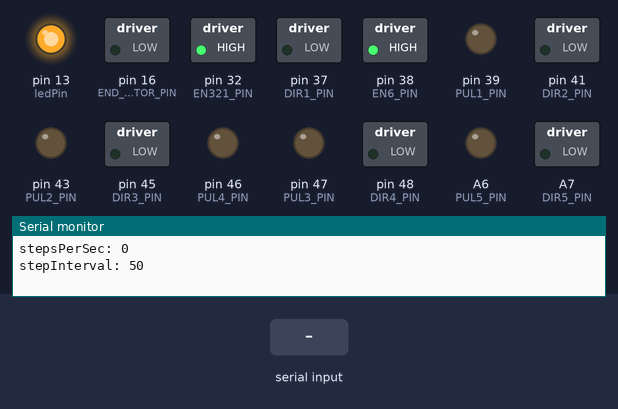
A sketch run on a simulated Arduino Mega 2560, built for the host (arithmetic inside an expression is 32-bit, double 64-bit). Parts: switched loads named in the sketch (green lamp = pin HIGH), output pins drawn as LEDs (lit = HIGH), the last lines printed to the serial monitor. The inputs (shaded band) are chosen by the test bench.

Above: at 1.2 s.
1.3 s: "m,1\n" received over Serial
At 4.1 s:
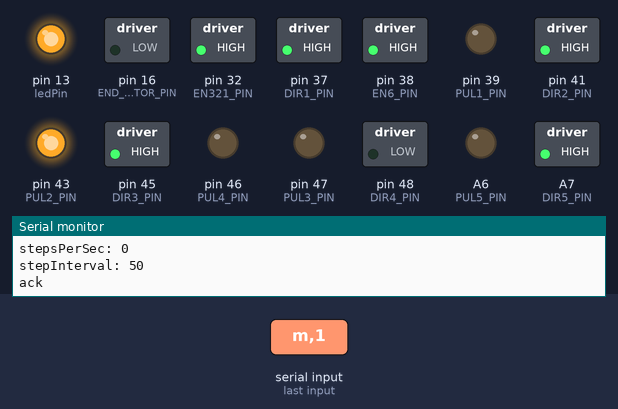
4.3 s: "m,150\n" received over Serial
At 4.8 s:
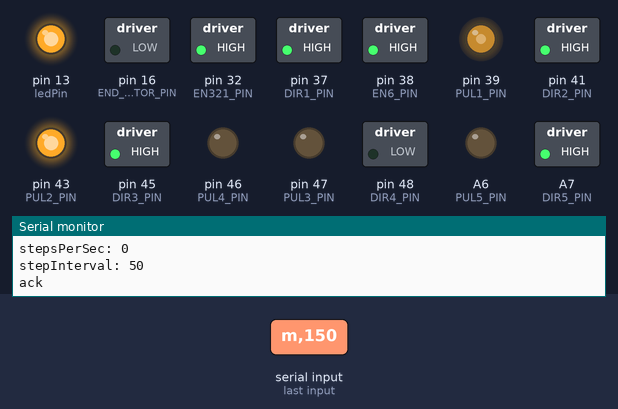
5.8 s: "g,1\n" received over Serial
At 7.6 s:
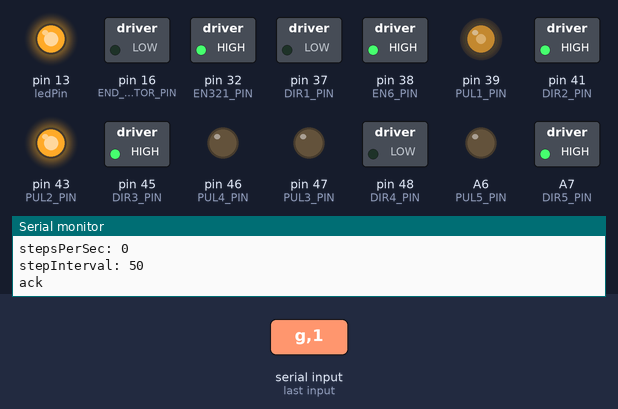
8.8 s: "g,150\n" received over Serial
At 10.2 s:
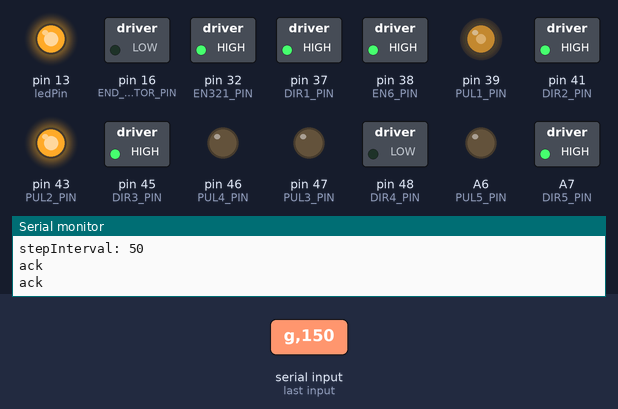
Timing chart, 0 to 11.6 s (numbered marks = the images above; inputs shaded):
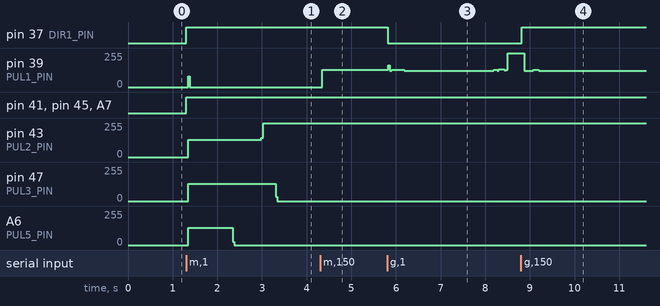

Measured:
- after the input at 1.3 s, pin 37 (DIR1_PIN): LOW → HIGH at once; pin 39 (PUL1_PIN): 0/255 → 79/255 at once, → 0/255 0.04 s later
- after the input at 4.3 s, pin 39 (PUL1_PIN): 0/255 → 128/255 after 0.05 s
- after the input at 5.8 s, pin 37 (DIR1_PIN): HIGH → LOW at once
- after the input at 8.8 s, pin 37 (DIR1_PIN): LOW → HIGH at once; pin 39 (PUL1_PIN): 255/255 → 123/255 after 0.07 s, → 129/255 0.20 s later, → 123/255 0.12 s later

The sketch:

smallrobot_control.ino.ino
```cpp
// 0.00  0.01  0.46  3.14  2.04 -1.57

// #include <math.h>
//#include <SoftwareSerial.h>

//#define PI 3.1415926535897932384626433832795

// kk-p20/15
#define END_EFFECTOR_PIN 16
//driver for the axis 1
#define PUL1_PIN 39
#define DIR1_PIN 37
//driver for the axis 2
#define PUL2_PIN 43
#define DIR2_PIN 41
//driver for the axis 3
#define PUL3_PIN 47
#define DIR3_PIN 45
//driver for the axis 4
#define PUL4_PIN 46
#define DIR4_PIN 48
//driver for the axis 5
#define PUL5_PIN A6
#define DIR5_PIN A7
//driver for the axis 6
#define PUL6_PIN A0
#define DIR6_PIN A1

//enable pin for the axis 3, 2 and 1
#define EN321_PIN 32
#define EN4_PIN A8
#define EN5_PIN A2
#define EN6_PIN 38

// rest pose (power off) of the robot arm.
float curPos1 = 0.0;
float curPos2 = -78.51;
float curPos3 = 73.90;
float curPos4 = 0.0;
float curPos5 = -90.0;
float curPos6 = 0.0;
// float Ji[6] = { curPos1, curPos2, curPos3, curPos4, curPos5, curPos6 };  //{x, y, z, ZYZ Euler angles} home position

// Motor step direction flags
volatile bool dir1 = false;
volatile bool dir2 = false;
volatile bool dir3 = false;
volatile bool dir4 = false;
volatile bool dir5 = false;
volatile bool dir6 = false;

// Motor pulsing flags
volatile bool PULstat1 = false;
volatile bool PULstat2 = false;
volatile bool PULstat3 = false;
volatile bool PULstat4 = false;
volatile bool PULstat5 = false;
volatile bool PULstat6 = false;

//robot geometry
/*
360.0 / 200.0 / 32.0 calculates the degrees per microstep of the motor itself.
4.8: The division by 4.8 indicates that the motor's output is being further reduced by a gear system.
This means that for every 4.8 rotations of the motor, the output shaft of the gear system rotates once.
So, the 4.8 is a ratio. in essence, it calculates the degrees of rotation of the final output shaft per microstep, considering the gear reduction.
*/
// the motors are 200 steps /rev (50 teeth*4phase), microstepping=32
const double dl1 = 360.0 / 200.0 / 32.0 / 4.8;  // 4.8 is gear ratio
const double dl2 = 360.0 / 200.0 / 32.0 / 4.0;
const double dl3 = 360.0 / 200.0 / 32.0 / 5.0;
const double dl4 = 360.0 / 200.0 / 32.0 / 2.8;
const double dl5 = 360.0 / 200.0 / 32.0 / 2.1;
const double dl6 = 360.0 / 200.0 / 32.0 / 1.0;
// Target joint positions
volatile float targetPos1 = 0.0;
volatile float targetPos2 = 0.0;
volatile float targetPos3 = 0.0;
volatile float targetPos4 = 0.0;
volatile float targetPos5 = 0.0;
volatile float targetPos6 = 0.0;

// Stepping enable flag
volatile bool stepping = false;
volatile bool lastSteppingState = false;
// String dataIn = ""; //variable to store the bluetooth command
// int index = 0; //index corresonding to the robot position
// float Joint1[50], Joint2[50], Joint3[50], Joint4[50], Joint5[50], Joint6[50], MaxSpeed[50], InSpeed[50], FinSpeed[50];
const uint8_t ledPin = 13;  // the LED is connected to digital pin 13

float X[6] = { 0.00, 0.00, 0.00, 0.00, 0.00, 0.00 };
float velG = 0;

// float* splitStringToFloatArray(char* str);
const int MAX_INPUT_SIZE = 100;  // Adjust as needed
char inputBuffer[MAX_INPUT_SIZE];
int inputIndex = 0;

float* splitStringToFloatArray(char* str) {
  static float arr[6];
  int count = 0;
  char* token = strtok(str, ",");

  while (token != NULL && count < 6) {
    arr[count++] = atof(token);
    token = strtok(NULL, ",");
  }

  // If there were less than 6 values, fill the rest with 0.0
  while (count < 6) {
    arr[count++] = 0.0;
  }

  return arr;
}

#include <TimerOne.h>
volatile unsigned long lastStepTime = 0;  // Last time step was made
// if we want a joint rotate 60 degrees per sec, 60 * 60/360 = 10rpm.
const unsigned int desiredRpm = 10;
float stepsPerRev = 360 / dl1;
// 1. convert RPM to revolutions per sec
const float rps = desiredRpm / 60;
// 2. calcuate total step per second
unsigned long stepsPerSec = stepsPerRev * rps;
// 3. calcuate pulse interval in ms
unsigned int pulseInterval = 150; // 1000000 * 1 / stepsPerSec;  // in micro sec.
unsigned int stepInterval = pulseInterval / 3;          // in us, ISR timer interrupt freq to be at least 100 time higher than the pulse rate.
// const int stepsPerRevolution = 200;                                                 // Number of steps per motor revolution
// const int microsteps = 16;                                                          // Number of microsteps per full step
// const float gearRatio = 4.8;                                                        // Gear ratio
unsigned long currentMillis = 0;  // To store current time for non-blocking logic

void setup() {
  pinMode(ledPin, OUTPUT);
  digitalWrite(ledPin, HIGH);

  pinMode(END_EFFECTOR_PIN, OUTPUT);
  digitalWrite(END_EFFECTOR_PIN, LOW);

  pinMode(PUL1_PIN, OUTPUT);
  pinMode(DIR1_PIN, OUTPUT);
  pinMode(PUL2_PIN, OUTPUT);
  pinMode(DIR2_PIN, OUTPUT);
  pinMode(PUL3_PIN, OUTPUT);
  pinMode(DIR3_PIN, OUTPUT);
  pinMode(PUL4_PIN, OUTPUT);
  pinMode(DIR4_PIN, OUTPUT);
  pinMode(PUL5_PIN, OUTPUT);
  pinMode(DIR5_PIN, OUTPUT);
  pinMode(PUL6_PIN, OUTPUT);
  pinMode(DIR6_PIN, OUTPUT);

  pinMode(EN321_PIN, OUTPUT);
  pinMode(EN4_PIN, OUTPUT);
  pinMode(EN5_PIN, OUTPUT);
  pinMode(EN6_PIN, OUTPUT);

  digitalWrite(PUL1_PIN, LOW);  // gear ratio = 96/20 = 4.8
  digitalWrite(DIR1_PIN, LOW);  //LOW = negative direction

  digitalWrite(PUL2_PIN, LOW);  // gear ratio = 4
  digitalWrite(DIR2_PIN, LOW);  //LOW = positive direction

  digitalWrite(PUL3_PIN, LOW);  // gear ratio = 5
  digitalWrite(DIR3_PIN, LOW);  //LOW = negative direction

  digitalWrite(PUL4_PIN, LOW);  // gear ratio = 56/20 = 2.8
  digitalWrite(DIR4_PIN, LOW);  //LOW = positive direction

  digitalWrite(PUL5_PIN, LOW);  // gear ratio = 42/20 = 2.1
  digitalWrite(DIR5_PIN, LOW);  //LOW = positive direction

  digitalWrite(PUL6_PIN, LOW);  // gear ratio = 1
  digitalWrite(DIR6_PIN, LOW);  //LOW = positive direction

  // all joints disabled!
  digitalWrite(EN321_PIN, HIGH);
  digitalWrite(EN4_PIN, HIGH);
  digitalWrite(EN5_PIN, HIGH);
  digitalWrite(EN6_PIN, HIGH);

  Serial.begin(115200);
  Serial.print("stepsPerSec: ");
  Serial.println(stepsPerSec);
  Serial.print("stepInterval: ");
  Serial.println(stepInterval);


  //The Arduino Mega 2560 typically uses a 16 MHz clock.
  Timer1.initialize(50);  // 3 times higher than the pulse rate.
  Timer1.start();
  Timer1.attachInterrupt(ISR_routine);
}

void loop() {
  // float velG = 0.25e-4;
  Serial.flush();  // add this line
  if (Serial.available() > 0) {
    char c = Serial.read();

    if (c == '\n') {
      inputBuffer[inputIndex] = '\0';
      inputIndex = 0;

      char val[MAX_INPUT_SIZE];
      strncpy(val, inputBuffer + 1, MAX_INPUT_SIZE - 1);  // skip header
      val[MAX_INPUT_SIZE - 1] = '\0';

      if (strncmp(inputBuffer, "m", 1) == 0) {
        float* j_over_time = splitStringToFloatArray(val);
        goTrajectory(j_over_time);
      } else if (strncmp(inputBuffer, "g", 1) == 0) {
        // The 'g' command is designed for incremental movements. Instead of specifying absolute joint angles, you specify how much each joint should move relative to its current position.
        float* targetAngles = splitStringToFloatArray(val);
        float from[6] = { curPos1, curPos2, curPos3, curPos4, curPos5, curPos6 };
        goStrightLine(from, targetAngles, 0.25e-4, 0.75e-10, 0.0, 0.0);
        // Serial.println("ack");
        curPos1 = targetAngles[0];
        curPos2 = targetAngles[1];
        curPos3 = targetAngles[2];
        curPos4 = targetAngles[3];
        curPos5 = targetAngles[4];
        curPos6 = targetAngles[5];
        velG = 0.25e-4;
      } else if (strcmp(inputBuffer, "eOn") == 0) {
        digitalWrite(END_EFFECTOR_PIN, HIGH);
      } else if (strcmp(inputBuffer, "eOff") == 0) {
        digitalWrite(END_EFFECTOR_PIN, LOW);

      } else if (strcmp(inputBuffer, "en") == 0) {
        digitalWrite(EN321_PIN, LOW);
        digitalWrite(EN4_PIN, LOW);
        digitalWrite(EN5_PIN, LOW);
        digitalWrite(EN6_PIN, LOW);
      } else if (strcmp(inputBuffer, "dis") == 0) {
        digitalWrite(EN321_PIN, HIGH);
        digitalWrite(EN4_PIN, HIGH);
        digitalWrite(EN5_PIN, HIGH);
        digitalWrite(EN6_PIN, HIGH);
      }
      //add else if statements for other commands here.
    } else if (inputIndex < MAX_INPUT_SIZE - 1) {
      inputBuffer[inputIndex++] = c;
    }
  }

  if (stepping == false && lastSteppingState == true) {
    cli();
    Serial.println("ack");
    sei();
    // Serial.flush();
  }
  lastSteppingState = stepping;
  // delay(10);
}

void goStrightLine(float* xfi, float* xff, float vel0, float acc0, float velini, float velfin) {
  //
  float lmax = max(abs(xff[0] - xfi[0]), abs(xff[1] - xfi[1]));
  lmax = max(lmax, abs(xff[2] - xfi[2]));
  lmax = max(lmax, abs(xff[3] - xfi[3]));
  lmax = max(lmax, abs(xff[4] - xfi[4]));
  lmax = max(lmax, abs(xff[5] - xfi[5]));
  unsigned long preMil = micros();
  double l = 0.0;
  vel0 = min(vel0, sqrt(lmax * acc0 + 0.5 * velini * velini + 0.5 * velfin * velfin));
  unsigned long curMil = micros();
  unsigned long t = 0;
  double tap = vel0 / acc0 - velini / acc0;
  double lap = velini * tap + acc0 * tap * tap / 2.0;
  double lcsp = lmax - (vel0 * vel0 / 2.0 / acc0 - velfin * velfin / 2.0 / acc0);
  double tcsp = (lcsp - lap) / vel0 + tap;
  double tfin = vel0 / acc0 - velfin / acc0 + tcsp;
  while (curMil - preMil <= tfin) {
    t = curMil - preMil;
    //acceleration phase
    if (t <= tap) {
      l = velini * t + acc0 * t * t / 2.0;
    }
    //contant maximum speed phase
    if (t > tap && t <= tcsp) {
      l = lap + vel0 * (t - tap);
    }
    //deceleration phase
    if (t > tcsp) {
      l = lcsp + vel0 * (t - tcsp) - acc0 * (t - tcsp) * (t - tcsp) / 2.0;
    }

    //trajectory x and y as a function of l
    float Xx[6];
    Xx[0] = xfi[0] + (xff[0] - xfi[0]) / lmax * l;
    Xx[1] = xfi[1] + (xff[1] - xfi[1]) / lmax * l;
    Xx[2] = xfi[2] + (xff[2] - xfi[2]) / lmax * l;
    Xx[3] = xfi[3] + (xff[3] - xfi[3]) / lmax * l;
    Xx[4] = xfi[4] + (xff[4] - xfi[4]) / lmax * l;
    Xx[5] = xfi[5] + (xff[5] - xfi[5]) / lmax * l;

    goTrajectory(Xx);
    curMil = micros();
  }
}

void goTrajectory(float Jf[]) {
  targetPos1 = Jf[0];
  targetPos2 = Jf[1];
  targetPos3 = Jf[2];
  targetPos4 = Jf[3];
  targetPos5 = Jf[4];
  targetPos6 = Jf[5];

  dir1 = targetPos1 - curPos1 > 0.0;
  dir2 = targetPos2 - curPos2 > 0.0;
  dir3 = targetPos3 - curPos3 > 0.0;
  dir4 = targetPos4 - curPos4 > 0.0;
  dir5 = targetPos5 - curPos5 > 0.0;
  dir6 = targetPos6 - curPos6 > 0.0;
  // noInterrupts();  // Disable interrupts; no shared var are being modified inside the ISR during this fn.
  stepping = true;
  // interrupts();  // Re-enable interrupts
}

void ISR_routine() {
  if (stepping) {
    stepMotors();
  }
}

void stepMotors() {
  bool allMotorsStopped = true;
  currentMillis = micros();  // Get the current time
  // Only step motors if enough time has passed
  if (currentMillis - lastStepTime >= pulseInterval) {
    // Joint 1
    if (abs(targetPos1 - curPos1) > dl1 / 2.0) {
      digitalWrite(DIR1_PIN, dir1 ? HIGH : LOW);
      digitalWrite(PUL1_PIN, PULstat1 ? LOW : HIGH);
      PULstat1 = !PULstat1;
      curPos1 += dir1 ? dl1 / 2.0 : -dl1 / 2.0;
      allMotorsStopped = false;
    }

    // Joint 2
    if (abs(targetPos2 - curPos2) > dl2 / 2.0) {
      digitalWrite(DIR2_PIN, dir2 ? HIGH : LOW);
      digitalWrite(PUL2_PIN, PULstat2 ? LOW : HIGH);
      PULstat2 = !PULstat2;
      curPos2 += dir2 ? dl2 / 2.0 : -dl2 / 2.0;
      allMotorsStopped = false;
    }

    // Joint 3
    if (abs(targetPos3 - curPos3) > dl3 / 2.0) {
      digitalWrite(DIR3_PIN, dir3 ? LOW : HIGH);  // Reversed direction
      digitalWrite(PUL3_PIN, PULstat3 ? LOW : HIGH);
      PULstat3 = !PULstat3;
      curPos3 += dir3 ? dl3 / 2.0 : -dl3 / 2.0;
      allMotorsStopped = false;
    }

    // Joint 4
    if (abs(targetPos4 - curPos4) > dl4 / 2.0) {
      digitalWrite(DIR4_PIN, dir4 ? HIGH : LOW);
      digitalWrite(PUL4_PIN, PULstat4 ? LOW : HIGH);
      PULstat4 = !PULstat4;
      curPos4 += dir4 ? dl4 / 2.0 : -dl4 / 2.0;
      allMotorsStopped = false;
    }

    // Joint 5
    if (abs(targetPos5 - curPos5) > dl5 / 2.0) {
      digitalWrite(DIR5_PIN, dir5 ? HIGH : LOW);
      digitalWrite(PUL5_PIN, PULstat5 ? LOW : HIGH);
      PULstat5 = !PULstat5;
      curPos5 += dir5 ? dl5 / 2.0 : -dl5 / 2.0;
      allMotorsStopped = false;
    }

    // Joint 6
    if (abs(targetPos6 - curPos6) > dl6 / 2.0) {
      digitalWrite(DIR6_PIN, dir6 ? HIGH : LOW);
      digitalWrite(PUL6_PIN, PULstat6 ? LOW : HIGH);
      PULstat6 = !PULstat6;
      curPos6 += dir6 ? dl6 / 2.0 : -dl6 / 2.0;
      allMotorsStopped = false;
    }

    if (allMotorsStopped) {
      stepping = false;
    }
    lastStepTime = currentMillis;  //update last step time
  }
}

/*
void stepMotors() {
  unsigned long currentTime = micros();
  if (currentTime >= nextStepTime) {
    bool allMotorsStopped = true;
    for (int i = 0; i < 6; i++) {
      if (motors[i].stepsRemaining > 0) {
        digitalWrite(motors[i].pulPin, HIGH);
        digitalWrite(motors[i].pulPin, LOW);
        motors[i].stepsRemaining--;
        motors[i].curPos += (digitalRead(motors[i].dirPin) == HIGH) ? motors[i].dl / 2.0 : -motors[i].dl / 2.0;
        allMotorsStopped = false;
      }
    }
    if (allMotorsStopped) {
      stepping = false;
    }
    nextStepTime = currentTime + 1000;  // Adjust for desired step frequency
  }
}
*/
```
